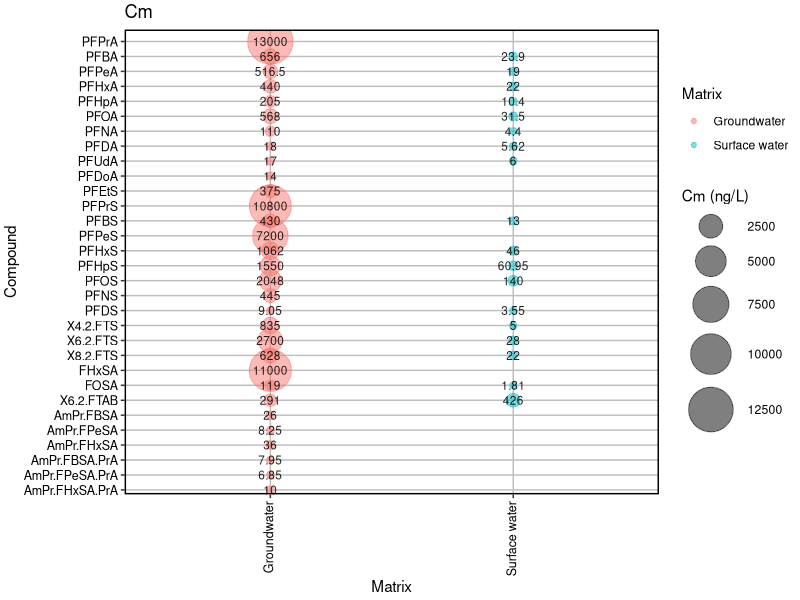
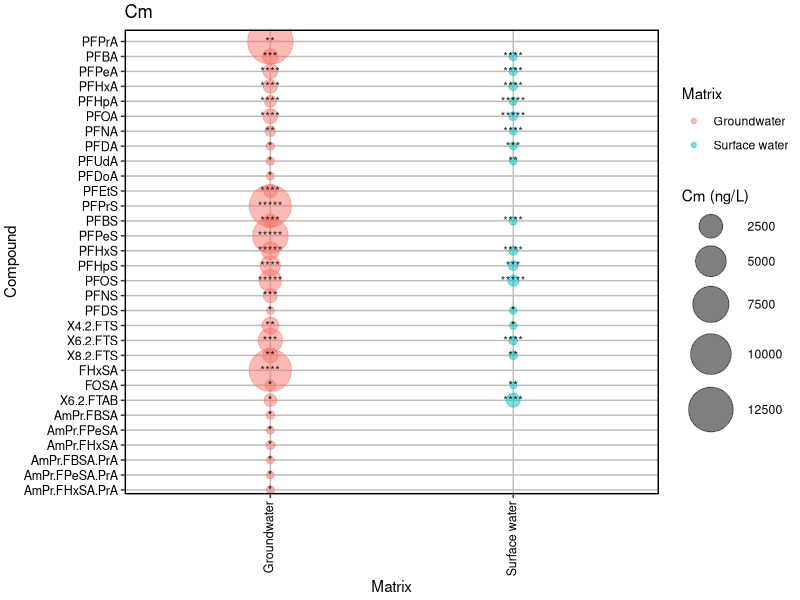
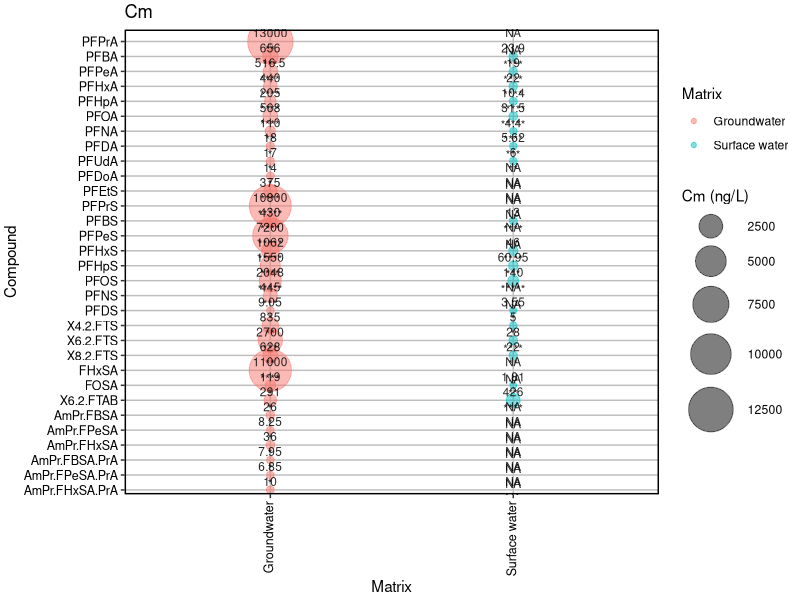
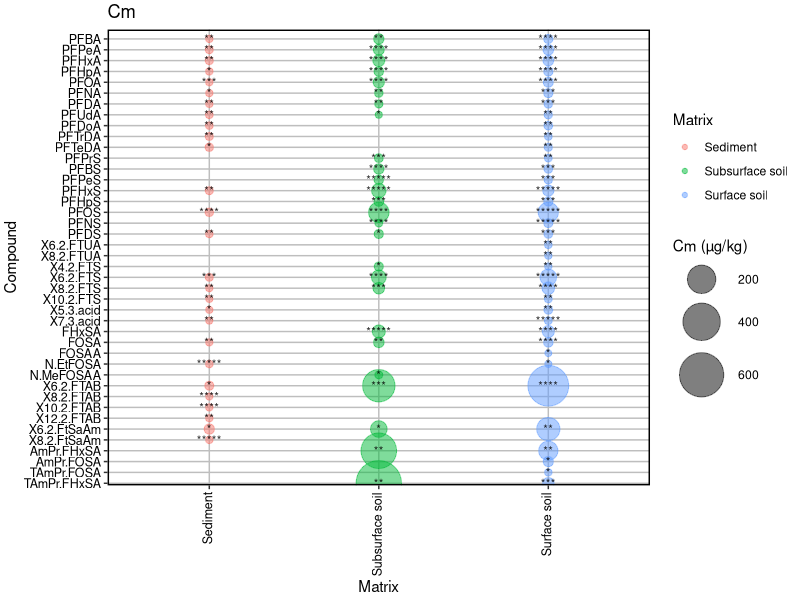
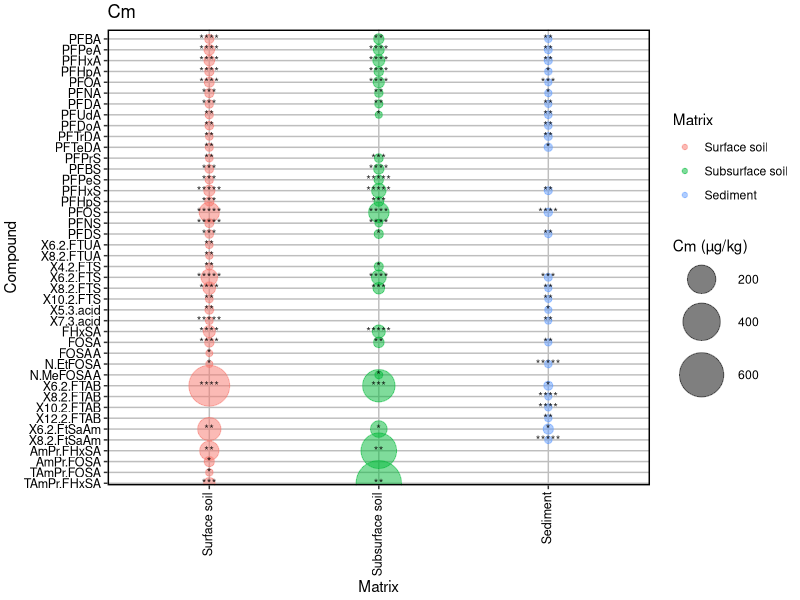
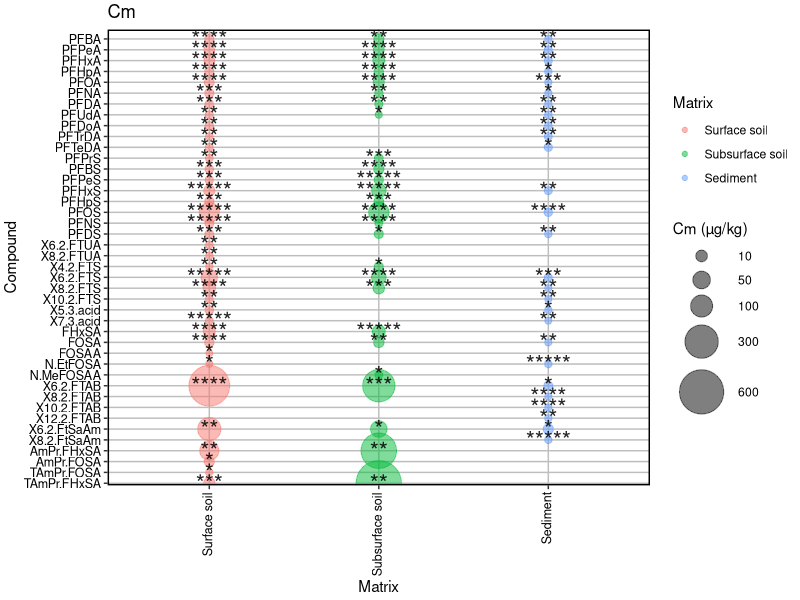
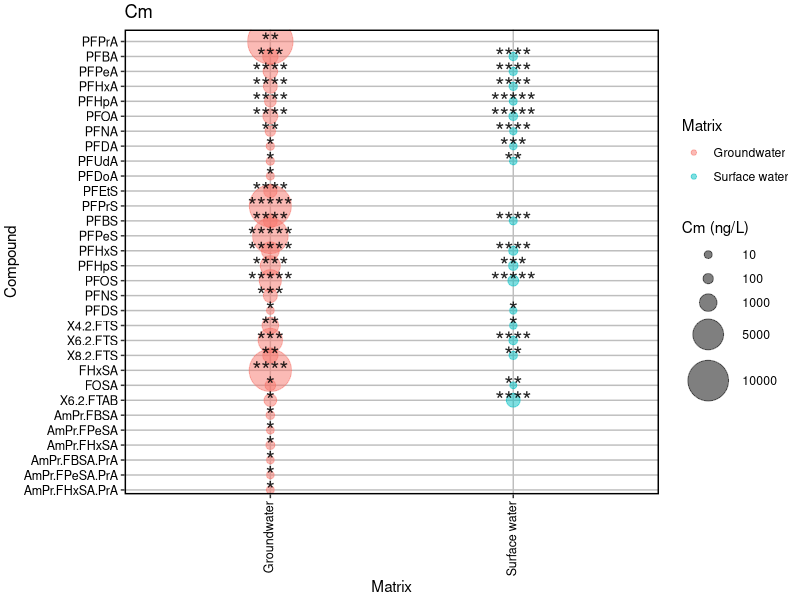
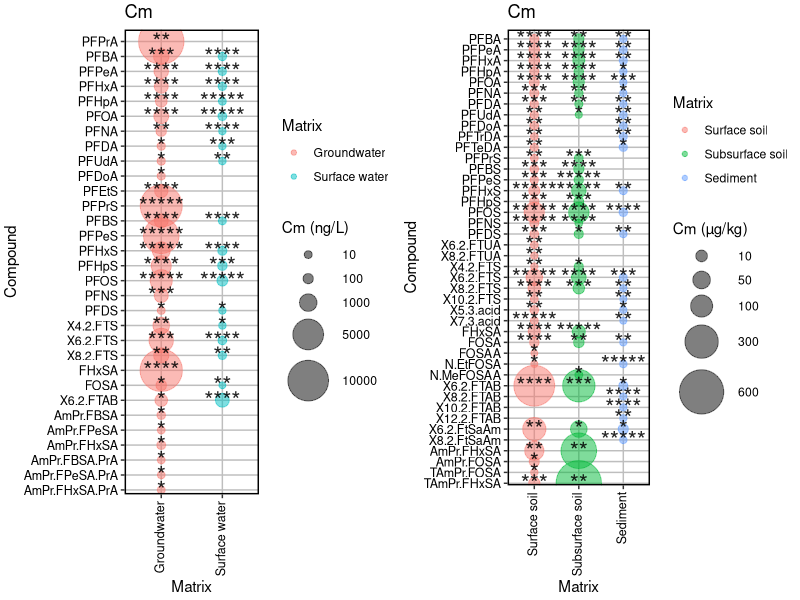

The R source for these figures, in order:
setwd("/Users/shengdong/Desktop")
df <- read.csv("Test data for PFAS review paper.csv", header = T)
df[df == 0] <- NA
df[df == ""] <- NA

library(ggplot2)
library(reshape2)
library(dplyr)

water <- df[1:2,]
solid<- df[3:5,]

# Remove columns with all values as NA
water <- water[, colSums(is.na(water)) < nrow(water)]
solid <- solid[, colSums(is.na(solid)) < nrow(solid)]

# Convert data frame from a "wide" format to a "long" format
wl = melt(water, id = c("Name"))
sl = melt(solid, id = c("Name"))


wl$value <- as.numeric(wl$value)
sl$value <- as.numeric(sl$value)

wl$value <- round(wl$value,2) 
sl$value <- round(sl$value,2) 

colnames(wl) <- c("Matrix","Compound","Concentration")
colnames(sl) <- c("Matrix","Compound","Concentration")

# Output the long format file and add detection frequency manually
write.csv(wl, file = "Matrix in water.csv", row.names = FALSE)
write.csv(sl, file = "Matrix in solid.csv", row.names = FALSE)

# Read the new files in
wl = read.csv("Matrix in water-1.csv", header = T)
sl = read.csv("Matrix in solid-1.csv", header = T)

# Define the desired order of the Compound variable
cmp_wl <- c("PFPrA","PFBA","PFPeA","PFHxA","PFHpA","PFOA","PFNA","PFDA", "PFUdA","PFDoA","PFEtS","PFPrS","PFBS","PFPeS","PFHxS","PFHpS","PFOS","PFNS","PFDS","X4.2.FTS","X6.2.FTS","X8.2.FTS","FHxSA","FOSA","X6.2.FTAB","AmPr.FBSA","AmPr.FPeSA","AmPr.FHxSA","AmPr.FBSA.PrA","AmPr.FPeSA.PrA","AmPr.FHxSA.PrA")
cmp_sl <- c("PFBA","PFPeA","PFHxA","PFHpA","PFOA","PFNA","PFDA","PFUdA","PFDoA","PFTrDA","PFTeDA","PFPrS","PFBS","PFPeS","PFHxS","PFHpS","PFOS","PFNS","PFDS","X6.2.FTUA","X8.2.FTUA","X4.2.FTS","X6.2.FTS","X8.2.FTS","X10.2.FTS","X5.3.acid","X7.3.acid","FHxSA","FOSA","FOSAA","N.EtFOSA","N.MeFOSAA","X6.2.FTAB","X8.2.FTAB","X10.2.FTAB","X12.2.FTAB","X6.2.FtSaAm","X8.2.FtSaAm","AmPr.FHxSA","AmPr.FOSA","TAmPr.FOSA","TAmPr.FHxSA")

# Convert Compound to a factor with desired levels
wl$Compound <- factor(wl$Compound, levels = cmp_wl)
sl$Compound <- factor(sl$Compound, levels = cmp_sl)

# Reorder the data frame by the Occupation variable
wl <- wl[order(wl$Compound),]
sl <- sl[order(sl$Compound),]

# Bubble plot
# Show Cm on the plot
bp_water = ggplot(wl,aes(x=Matrix,y=Compound, size=Concentration, color=Matrix)) + 
  geom_point(alpha=0.5) + 
  theme(legend.key=element_blank(),
        panel.background = element_blank(),
        panel.grid = element_line(color="grey"),
        panel.border = element_rect(color = "black", fill = NA, size = 1), 
        axis.text.x = element_text(color = "black", size = 9, angle = 90, vjust = 0.3, hjust = 1), 
        axis.text.y = element_text(color = "black", size = 9), 
        legend.position = "right") + 
  scale_y_discrete(limits = rev(sort(wl$Compound)) ) +
  theme(plot.margin=unit(c(.1,.1,.1,.1),"cm")) + 
  labs(title= "Cm") +
  geom_text(data = wl, aes(x=Matrix,y=Compound, label = Concentration), color = I(alpha("black", 0.85)), size = 3 ) +
  scale_size(range = c(2, 15), name="Cm (ng/L)")
bp_water

#Show DF on the plot
bp_water1 = ggplot(wl,aes(x=Matrix,y=Compound, size=Concentration, color=Matrix)) + 
  geom_point(alpha=0.5) + 
  theme(legend.key=element_blank(),
        panel.background = element_blank(),
        panel.grid = element_line(color="grey"),
        panel.border = element_rect(color = "black", fill = NA, size = 1), 
        axis.text.x = element_text(color = "black", size = 9, angle = 90, vjust = 0.3, hjust = 1), 
        axis.text.y = element_text(color = "black", size = 9), 
        legend.position = "right") + 
  scale_y_discrete(limits = rev(sort(wl$Compound)) ) +
  theme(plot.margin=unit(c(.1,.1,.1,.1),"cm")) + 
  labs(title= "Cm") +
  geom_text(data = wl, aes(x=Matrix,y=Compound, label = DF), color = I(alpha("black", 0.85)), size = 3 ) +
  scale_size(range = c(2, 15), name="Cm (ng/L)")
bp_water1


# Show both Cm and DF on the plot
bp_water2 = ggplot(wl,aes(x=Matrix,y=Compound, size=Concentration, color=Matrix)) + 
  geom_point(alpha=0.5) + 
  theme(legend.key=element_blank(),
        panel.background = element_blank(),
        panel.grid = element_line(color="grey"),
        panel.border = element_rect(color = "black", fill = NA, size = 1), 
        axis.text.x = element_text(color = "black", size = 9, angle = 90, vjust = 0.3, hjust = 1), 
        axis.text.y = element_text(color = "black", size = 9), 
        legend.position = "right") + 
  scale_y_discrete(limits = rev(sort(wl$Compound)) ) +
  theme(plot.margin=unit(c(.1,.1,.1,.1),"cm")) + 
  labs(title= "Cm") +
  geom_text(data = wl, aes(x=Matrix,y=Compound, label = paste(Concentration, DF, sep = "\n")), color = I(alpha("black", 0.85)), size = 3 ) +
  scale_size(range = c(2, 15), name="Cm (ng/L)")
bp_water2

# Show DF on the plot
bp_solid = ggplot(sl,aes(x=Matrix,y=Compound, size=Concentration, color=Matrix)) + 
  geom_point(alpha=0.5) + 
  theme(legend.key=element_blank(),
        panel.background = element_blank(),
        panel.grid = element_line(color="grey"),
        panel.border = element_rect(color = "black", fill = NA, size = 1), 
        axis.text.x = element_text(color = "black", size = 9, angle = 90, vjust = 0.3, hjust = 1), 
        axis.text.y = element_text(color = "black", size = 9), 
        legend.position = "right") + 
  scale_y_discrete(limits = rev(sort(sl$Compound)) ) +
  theme(plot.margin=unit(c(.1,.1,.1,.1),"cm")) + 
  labs(title= "Cm") +
  geom_text(data = sl, aes(x=Matrix,y=Compound, label = DF), color = I(alpha("black", 0.85)), size = 3 ) +
  scale_size(range = c(2, 15), name="Cm (µg/kg)")
bp_solid

# Change the type from character to factor
sl$Matrix <- factor(sl$Matrix)
# Define a desired order of x variable
x_order <- c("Surface soil", "Subsurface soil", "Sediment")
# Reorder x variable
sl$Matrix <- factor(sl$Matrix, levels = x_order)
# Check the order
# levels(sl$Matrix)
# Replot
bp_solid_1 = ggplot(sl,aes(x=Matrix,y=Compound, size=Concentration, color=Matrix)) + 
  geom_point(alpha=0.5) + 
  theme(legend.key=element_blank(),
        panel.background = element_blank(),
        panel.grid = element_line(color="grey"),
        panel.border = element_rect(color = "black", fill = NA, size = 1), 
        axis.text.x = element_text(color = "black", size = 9, angle = 90, vjust = 0.3, hjust = 1), 
        axis.text.y = element_text(color = "black", size = 9), 
        legend.position = "right") + 
  scale_y_discrete(limits = rev(sort(sl$Compound)) ) +
  theme(plot.margin=unit(c(.1,.1,.1,.1),"cm")) + 
  labs(title= "Cm") +
  geom_text(data = sl, aes(x=Matrix,y=Compound, label = DF), color = I(alpha("black", 0.85)), size = 3 ) +
  scale_size(range = c(2, 15), name="Cm (µg/kg)")
bp_solid_1

# Create a bubble plot with more bubbles and scales in the legend
bp_solid_2 = ggplot(sl,aes(x=Matrix,y=Compound, size=Concentration, color=Matrix)) + 
  geom_point(alpha=0.5) + 
  theme(legend.key=element_blank(),
        panel.background = element_blank(),
        panel.grid = element_line(color="grey"),
        panel.border = element_rect(color = "black", fill = NA, size = 1), 
        axis.text.x = element_text(color = "black", size = 9, angle = 90, vjust = 0.3, hjust = 1), 
        axis.text.y = element_text(color = "black", size = 9), 
        legend.position = "right") + 
  scale_y_discrete(limits = rev(sort(sl$Compound)) ) +
  theme(plot.margin=unit(c(.1,.1,.1,.1),"cm")) + 
  labs(title= "Cm") +
  geom_text(data = sl, aes(x=Matrix,y=Compound, label = DF), color = I(alpha("black", 0.85)), size = 6 ) +
  scale_size_continuous(range = c(2, 15), 
                        name="Cm (µg/kg)",
                        breaks = c(10, 50, 100, 300, 600),
                        limits = c(min(sl$Concentration), max(sl$Concentration)))
bp_solid_2


bp_water_3 = ggplot(wl,aes(x=Matrix,y=Compound, size=Concentration, color=Matrix)) + 
  geom_point(alpha=0.5) + 
  theme(legend.key=element_blank(),
        panel.background = element_blank(),
        panel.grid = element_line(color="grey"),
        panel.border = element_rect(color = "black", fill = NA, size = 1), 
        axis.text.x = element_text(color = "black", size = 9, angle = 90, vjust = 0.3, hjust = 1), 
        axis.text.y = element_text(color = "black", size = 9), 
        legend.position = "right") + 
  scale_y_discrete(limits = rev(sort(wl$Compound)) ) +
  theme(plot.margin=unit(c(.1,.1,.1,.1),"cm")) + 
  labs(title= "Cm") +
  geom_text(data = wl, aes(x=Matrix,y=Compound, label = DF), color = I(alpha("black", 0.85)), size = 6 ) +
  scale_size_continuous(range = c(2, 15), 
                        name="Cm (ng/L)",
                        breaks = c(10, 100, 1000, 5000, 10000),
                        limits = c(min(wl$Concentration), max(wl$Concentration)))
bp_water_3


# set resolution (dpi) and dimensions (inch) for the output file
res <- 300 
width <- 5
height <- 10 
# save the plot as a high-resolution JPG file
ggsave("Matrix in water.jpg", plot = bp_water_3, width = width, height = height, dpi = res)
ggsave("Matrix in solid.jpg", plot = bp_solid_2, width = width, height = height, dpi = res)

# Combine plots in one file
library(gridExtra)
cp <- grid.arrange(bp_water_3, bp_solid_2, nrow = 1)
ggsave("Matrix.jpg", plot = cp, width = 10, height = 10, dpi = 300)


# Pie chart
# May be helpful https://developer.aliyun.com/article/928960

df1 <- read.csv("Data for pie chart.csv", header = T)

# Separate each matrix
gw <- df1[df1$Matrix == "Groundwater",]
sw <- df1[df1$Matrix == "Surface water",]
ss <- df1[df1$Matrix == "Surface soil",]
subss <- df1[df1$Matrix == "Subsurface soil",]
sd <- df1[df1$Matrix == "Sediment",]
ecf <- df1[df1$Matrix == "ECF-based AFFF",]
ft <- df1[df1$Matrix == "FT-based AFFF",]

# Calculate sum for each class
gwd <- aggregate(Median.Conc ~ Class, gw, sum)
swd <- aggregate(Median.Conc ~ Class, sw, sum) 
ssd <- aggregate(Median.Conc ~ Class, ss, sum)
subssd <- aggregate(Median.Conc ~ Class, subss, sum)
sdd <- aggregate(Median.Conc ~ Class, sd, sum)
ecfd  <- aggregate(Median.Conc ~ Class, ecf, sum)
ftd <- aggregate(Median.Conc ~ Class, ft, sum)

# Pie chart
library(RColorBrewer)
library(dplyr)
library(graphics)
library(ggplot2)

# Label
#labs_gw <- paste0(gwd$Class, " ", round(gwd$Median.Conc/sum(gwd$Median.Conc)*100,1), "%", sep="") 
#labs_sw <- paste0(swd$Class," ", round(swd$Median.Conc/sum(swd$Median.Conc)*100,1), "%", sep="") 
#labs_ss <- paste0(ssd$Class," ", round(ssd$Median.Conc/sum(ssd$Median.Conc)*100,1), "%", sep="") 
#labs_subss <- paste0(subssd$Class," ", round(subssd$Median.Conc/sum(subssd$Median.Conc)*100,1), "%", sep="") 
#labs_sd <- paste0(sdd$Class," ", round(sdd$Median.Conc/sum(sdd$Median.Conc)*100,1), "%", sep="")
#labs_ecf <- paste0(ecfd$Class," ", round(ecfd$Median.Conc/sum(ecfd$Median.Conc)*100,1), "%", sep="")
#labs_ft <- paste0(ftd$Class," ", round(ftd$Median.Conc/sum(ftd$Median.Conc)*100,1), "%", sep="")

labs_gw <- paste0(round(gwd$Median.Conc/sum(gwd$Median.Conc)*100,1), "%", sep="") 
labs_sw <- paste0(round(swd$Median.Conc/sum(swd$Median.Conc)*100,1), "%", sep="") 
labs_ss <- paste0(round(ssd$Median.Conc/sum(ssd$Median.Conc)*100,1), "%", sep="") 
labs_subss <- paste0(round(subssd$Median.Conc/sum(subssd$Median.Conc)*100,1), "%", sep="") 
labs_sd <- paste0(round(sdd$Median.Conc/sum(sdd$Median.Conc)*100,1), "%", sep="")
labs_ecf <- paste0(round(ecfd$Median.Conc/sum(ecfd$Median.Conc)*100,1), "%", sep="")
labs_ft <- paste0(round(ftd$Median.Conc/sum(ftd$Median.Conc)*100,1), "%", sep="")

# Set color for different fraction
#FFB6C1: PFCA
#FFDAB9: PFSA
#90EE90: PFPA
#FFFFE0: primary ECF
#ADD8E6: primary FT
#D3D3D3: secondary ECF
#E6E6FA: secondary FT
    
# Generate plot

my_colors <- c("#FFB6C1", "#FFDAB9", "#FFFFE0", "#ADD8E6","#D3D3D3","#E6E6FA")
names(my_colors) <- labs_gw
jpeg("Groundwater.jpeg", res = 300, width = 1000, height = 600)
par(mar = c(1, 1, 1, 3))
pie(gwd$Median.Conc, labels = labs_gw, init.angle = 90, col = my_colors[match(labs_gw, names(my_colors))], border = NA, main = "Groundwater",cex = 0.4, cex.main = 0.5)
dev.off()

my_colors <- c("#FFB6C1", "#FFDAB9", "#ADD8E6","#D3D3D3","#E6E6FA")
names(my_colors) <- labs_sw
jpeg("Surface water.jpeg", res = 300, width = 1000, height = 600)
par(mar = c(1, 1, 1, 3))
pie(swd$Median.Conc,labels=labs_sw, init.angle=90,col = my_colors[match(labs_sw, names(my_colors))], border = NA, main = "Surface water",cex = 0.4, cex.main = 0.5)
dev.off()

my_colors <- c("#FFB6C1", "#FFDAB9", "#FFFFE0", "#ADD8E6","#D3D3D3","#E6E6FA")
names(my_colors) <- labs_ss
jpeg("Surface soil.jpeg", res = 300, width = 1000, height = 600)
par(mar = c(1, 1, 1, 3))
pie(ssd$Median.Conc,labels=labs_ss, init.angle=90, col =  my_colors[match(labs_ss, names(my_colors))], border = NA, main = "Surface soil", cex = 0.4, cex.main = 0.5)
dev.off()

my_colors <- c("#FFB6C1", "#FFDAB9", "#FFFFE0", "#ADD8E6","#D3D3D3","#E6E6FA")
names(my_colors) <- labs_subss
jpeg("Subsurface soil.jpeg", res = 300, width = 1000, height = 600)
par(mar = c(1, 1, 1, 3))
pie(subssd$Median.Conc,labels=labs_subss, init.angle=90, col =  my_colors[match(labs_subss, names(my_colors))], border = NA, main = "Subsurface soil", cex = 0.4, cex.main = 0.5)
dev.off()

my_colors <- c("#FFB6C1", "#FFDAB9", "#ADD8E6","#D3D3D3","#E6E6FA")
names(my_colors) <- labs_sd
jpeg("Sediment.jpeg", res = 300, width = 1000, height = 600)
par(mar = c(1, 1, 1, 3))
pie(sdd$Median.Conc,labels=labs_sd, init.angle=90, col =  my_colors[match(labs_sd, names(my_colors))], border = NA, main = "Sediment", cex = 0.4, cex.main = 0.5)
dev.off()

my_colors <- c("#FFB6C1", "#90EE90", "#FFDAB9", "#FFFFE0", "#ADD8E6","#D3D3D3","#E6E6FA")
names(my_colors) <- labs_ecf
jpeg("ECF-based AFFF.jpeg", res = 300, width = 1000, height = 600)
par(mar = c(1, 1, 1, 3))
pie(ecfd$Median.Conc,labels=labs_ecf, init.angle=90, col =  my_colors[match(labs_ecf, names(my_colors))], border = NA, main = "ECF-based AFFF", cex = 0.4, cex.main = 0.5)
dev.off()

my_colors <- c("#FFB6C1", "#90EE90", "#FFDAB9", "#ADD8E6","#D3D3D3","#E6E6FA")
names(my_colors) <- labs_ft
jpeg("FT-based AFFF.jpeg", res = 300, width = 1000, height = 600)
par(mar = c(1, 1, 1, 3))
pie(ftd$Median.Conc,labels=labs_ft, init.angle=90, col =  my_colors[match(labs_ft, names(my_colors))], border = NA, main = "FT-based AFFF", cex = 0.4, cex.main = 0.5)
dev.off()


my_colors <- c("#FFB6C1", "#90EE90", "#FFDAB9", "#FFFFE0", "#ADD8E6","#D3D3D3","#E6E6FA")
names(my_colors) <- labs_ecf
jpeg("ECF-based AFFF with legend.jpeg", res = 300, width = 1000, height = 600)
par(mar = c(1, 1, 1, 3))
pie(ecfd$Median.Conc,labels=labs_ecf, init.angle=90, col =  my_colors[match(labs_ecf, names(my_colors))], border = NA, main = "ECF-based AFFF", cex = 0.4, cex.main = 0.5)
# Add a legend to the chart
par(lwd = 0.5) # set line width
legend("right", legend = ecfd$Class, fill = my_colors, cex = 0.6, lty = "blank", border = "black", x.intersp = 0)
dev.off()
